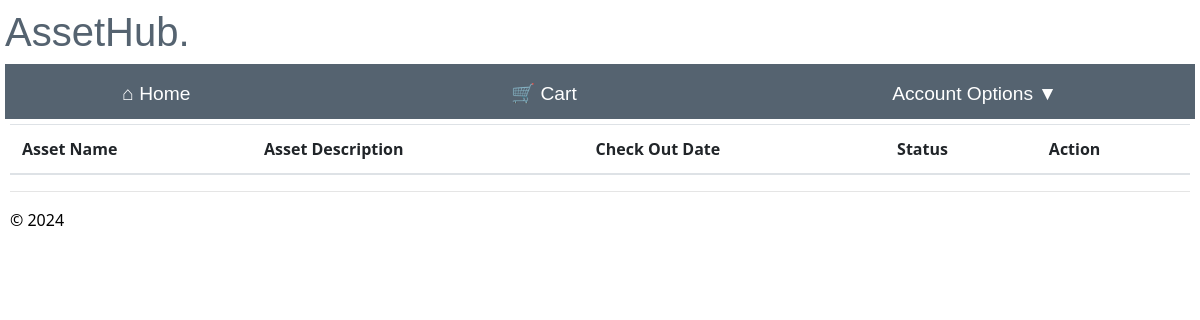
The app's page /return_asset/ (signed in), older data.
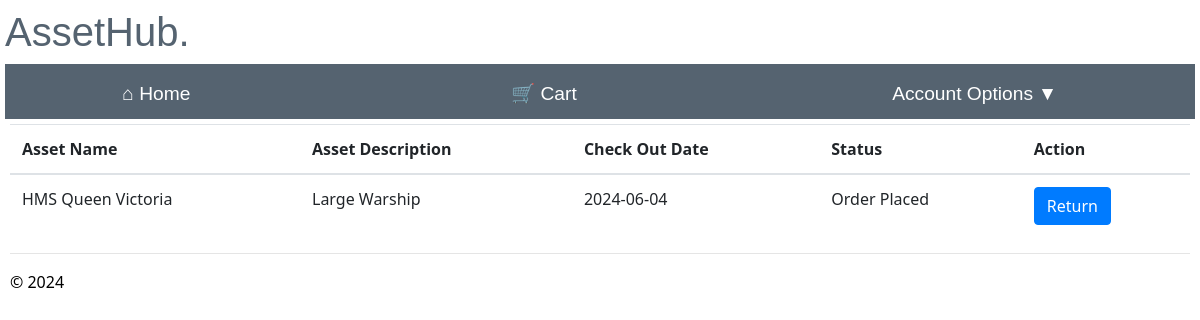
The same page, newer data.
### app/models/models.py (models this page shows)
class Assets(db.Model):
    __tablename__ = 'assets'
    asset_id = db.Column(db.Integer, primary_key=True, nullable=False)
    asset_name = db.Column(db.String(100), nullable=True)#change to not null
    asset_description = db.Column(db.String(225), nullable=True)
    keyword = db.Column(db.String(50), nullable=False)
    available = db.Column(db.String(50), nullable=False, default='Y')

class Order(db.Model):
    __tablename__ = 'order'
    order_id = db.Column(db.Integer, primary_key=True, nullable=False)
    username = db.Column(db.Integer, db.ForeignKey('user.username'), nullable=False)#needs to be string
    asset_id = db.Column(db.String(100), db.ForeignKey('assets.asset_id'), nullable=False)
    branch_id = db.Column(db.Integer, db.ForeignKey('branch.branch_id'), nullable=False)
    check_out_date = db.Column(db.Date,nullable=False)
    return_date = db.Column(db.Date,nullable=True)
    status = db.Column(db.String(20),nullable= False, default='New Order')
    user = relationship('User', backref='order')
    asset = relationship('Assets', backref='order')
    branch = relationship('Branch', backref='order')

### app/main/routes.py (the view, shortened to what this page needs)
@bp.route("/return_asset/", methods=['GET', 'POST'])
@login_required
def return_asset():
    try:
        return_assets = Order.query.filter(Order.username == current_user.username, Order.status != 'Returned').all()
        current_date = datetime.now()
        asset_names, asset_description, _ = get_asset_details(return_assets)
        return render_template('return_asset.html', return_assets=return_assets, asset_names=asset_names, asset_description=asset_description)
    except Exception as e:
        flash("Error returning Item.")
        return redirect(url_for("main.home"))

### app/manager/routes.py (called while the page is built)
def get_asset_details(item_deatils):
    asset_names = {}
    asset_description = {}
    branch_names = {}
    for item in item_deatils:
        asset = Assets.query.filter_by(asset_id=item.asset_id).first()
        branch = Branch.query.filter_by(branch_id=item.branch_id).first()
        if asset:
            asset_names[item.asset_id] = asset.asset_name
            asset_description[item.asset_id] = asset.asset_description
        if branch:
            branch_names[item.branch_id] = branch.branch_name
    return asset_names, asset_description, branch_names

### app/main/templates/return_asset.html (shortened to what this page needs)
{% extends "layout.html" %}
{% block content %}
<table class="table table-hover">
    <thead class="active tables">
        <th>Asset Name</th>
        <th>Asset Description</th>
        <th>Check Out Date</th>
        <th>Status</th>
        <th>Action</th>
    </thead>
    <tbody>
        {% for return_asset in return_assets %}
        <tr>
            <td>{{ asset_names[return_asset.asset_id] }}</td>
            <td>{{ asset_description[return_asset.asset_id] }}</td>
            <td>{{ return_asset.check_out_date }}</td>
            <td>{{ return_asset.status }}</td>
            <td>
                <form method="post" action="/return_asset/">
                    <input type="submit" value="Return" class="btn btn-primary">
                </form>
            </td>
        </tr>
        {% endfor %}
    </tbody>
</table>
{% endblock %}

Row changes from the older to the newer data that the page shows:
added Order: check_out_date "2024-06-04", status "Order Placed"
now on this page (row edited): Assets: asset_name "HMS Queen Victoria", asset_description "Large Warship"
